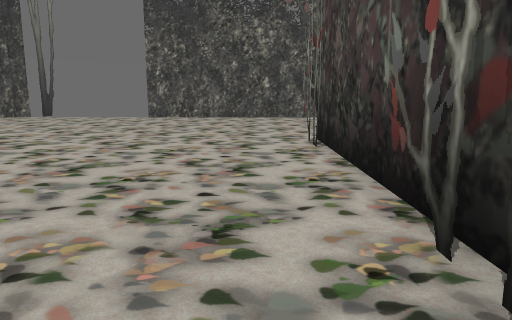
view 1 (above)

22 first-person views from a walk through a level from a Godot 3-D game. The camera is 1.2 m above the floor, tilts 10° down and sees 70° across. The floor is counted in squares, 1 m on a side. Each view is taken from the middle of a square. On the plan, view 1 faces up. The plan holds only what a view shows up to about 15 squares ahead; the rest is blank. The place goes on beyond the plan. Characters and animated objects are left out. Some surface patterns are stand-ins.

view 2
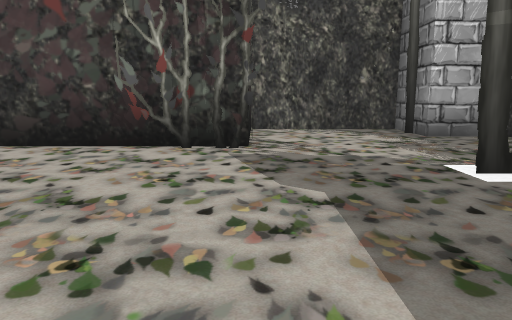

view 3
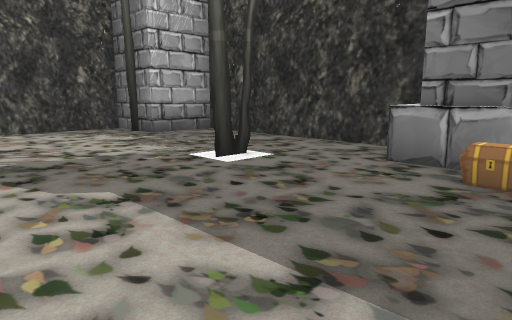

view 4
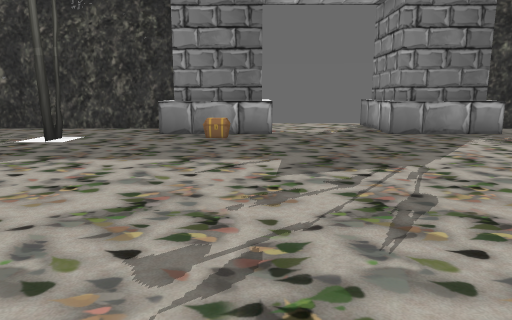

view 5
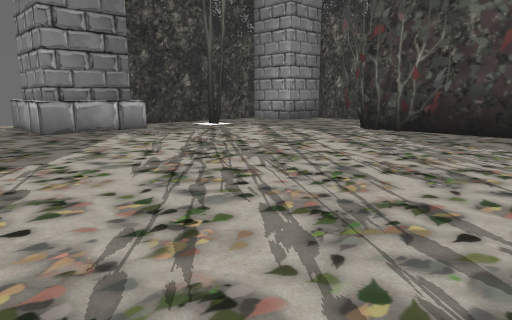

view 6
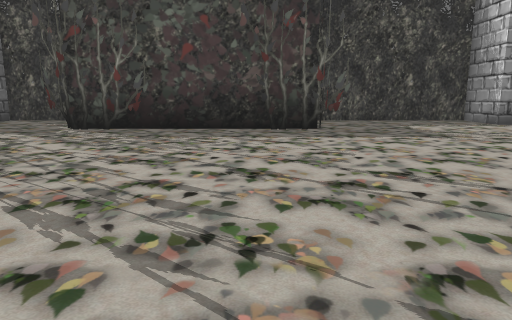

view 7
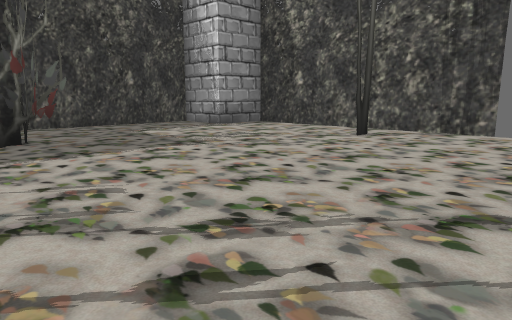

view 8
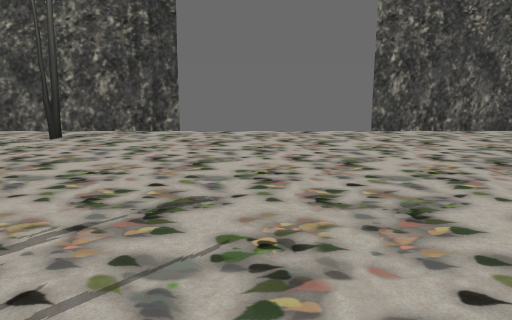

view 9
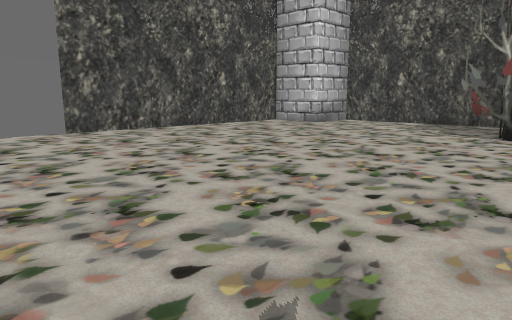

view 10
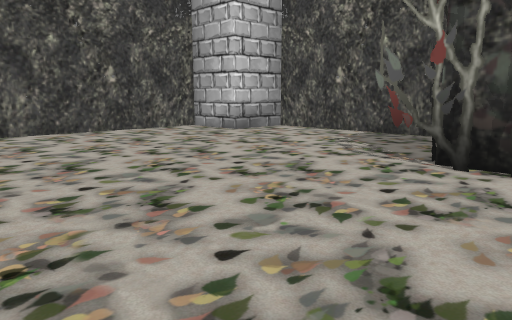

view 11
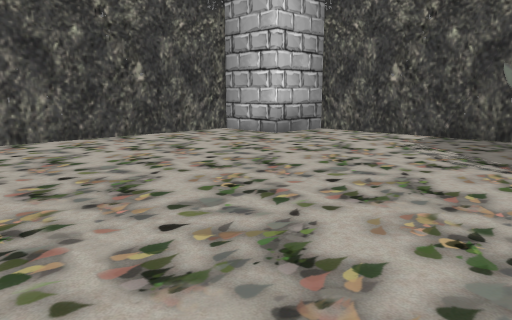

view 12
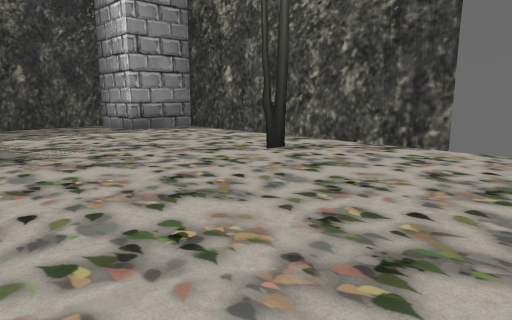

view 13
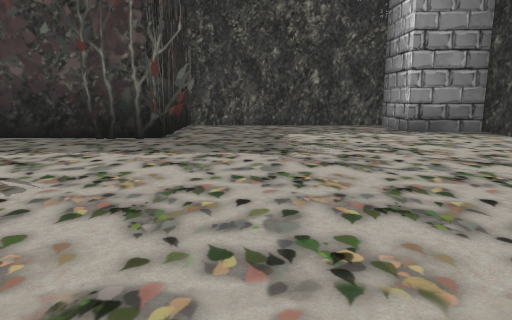

view 14
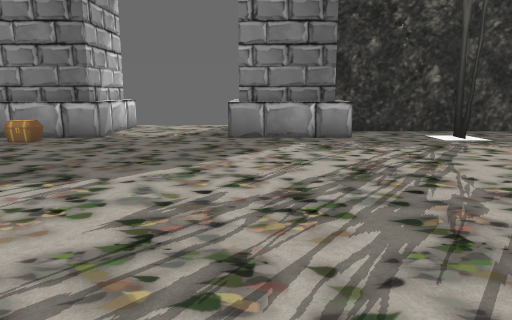

view 15
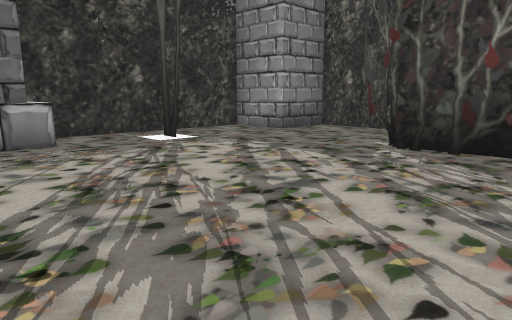

view 16
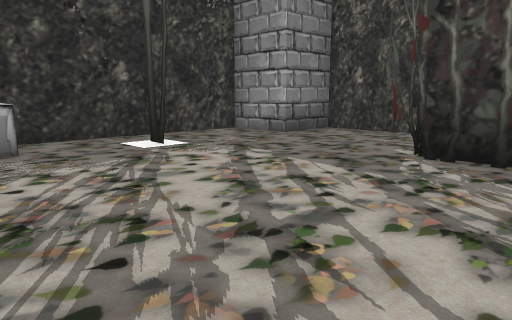

view 17
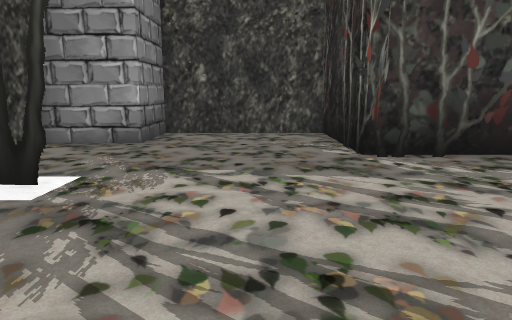

view 18
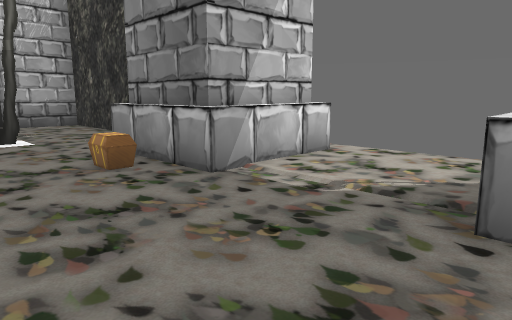

view 19
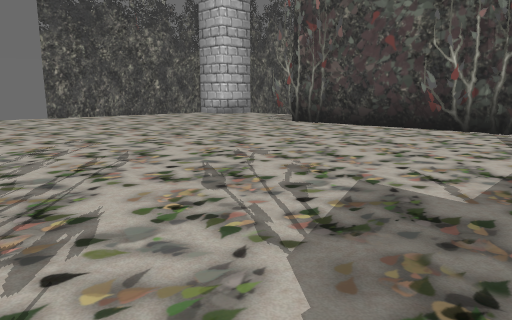

view 20
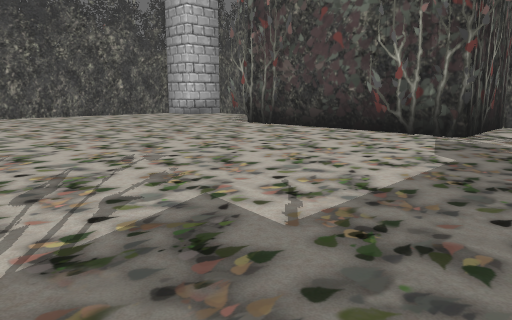

view 21
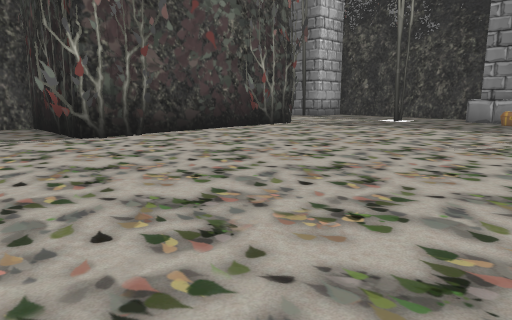

view 22
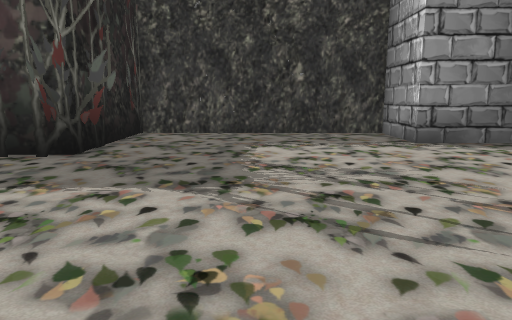

### Floor plan
Key: @ floor where view 1 was taken; # wall or solid block; x gap in a wall; . floor; = window, fence, low wall or low ledge; ^ raised ledge; C chest; T thing the floor can be seen under or through.
Columns run from 25 left of view 1 to 7 right of it. Each row starts with its distance up from view 1.
 21   ###########       ##########
 20   #.. ...x...................#
 19   #......#...................#
 18 ###......#...................####
 17 #........ ......................#
 16 #...............................#
 15 #...............................#
 14 #...............................#
 13 #...............................#
 12 #...............................#
 11 #....#.....................#....#
 10 #######...................#######
  9     ##.....................#
  8     ##.....................#
  7     #......................#
  6     #......................#
  5     #......................#
  4     ##.....................#
  3     ##.....................#
  2     ##.....................#
  1 #######................... #####
  0 #........................@.....#
 -1 #....................... ......#
 -2 #. .... ...............##......#
 -3 #. .... ...............#...... #
 -4 ###....T...........C... .....###
 -5   #....T..^###=...#^#^.x.....#
 -6   ####### ^  ^=...#   ########
 -7          #^  ^=...#
 -8              =....=

Positions as (right, up) in squares from view 1, and headings:
1: (0, 0), facing up
2: (-7, 1), facing right
3: (-7, 2), facing down-right
4: (-7, 7), facing down
5: (-8, 8), facing down-left
6: (-7, 8), facing left
7: (-10, 8), facing up-left
8: (-10, 8), facing up
9: (-10, 8), facing up-right
10: (-5, 8), facing up-right
11: (-5, 10), facing up-right
12: (-10, 12), facing up-left
13: (-10, 13), facing left
14: (-12, 6), facing down
15: (-12, 5), facing down-left
16: (-13, 4), facing down-left
17: (-13, -1), facing left
18: (-12, -1), facing down-right
19: (-12, -1), facing up-right
20: (-10, -2), facing up-right
21: (-9, 14), facing down-right
22: (-13, 14), facing left
